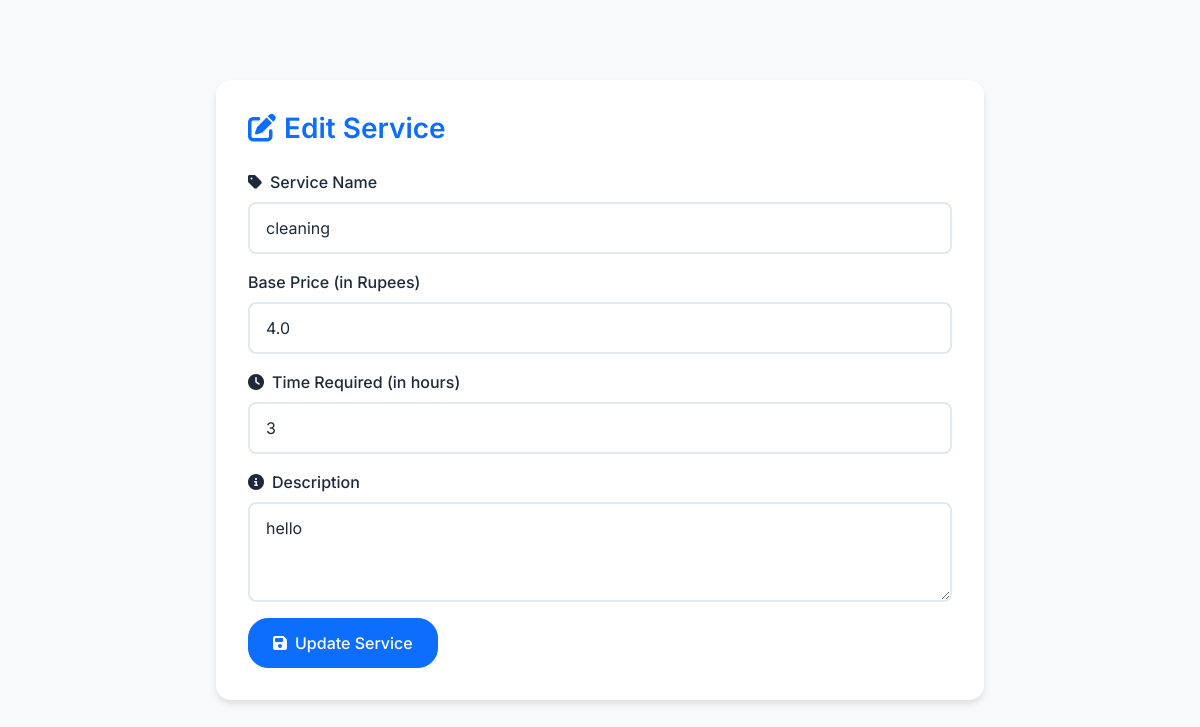
Before: /edit_service/2 (signed in) with the older database file.
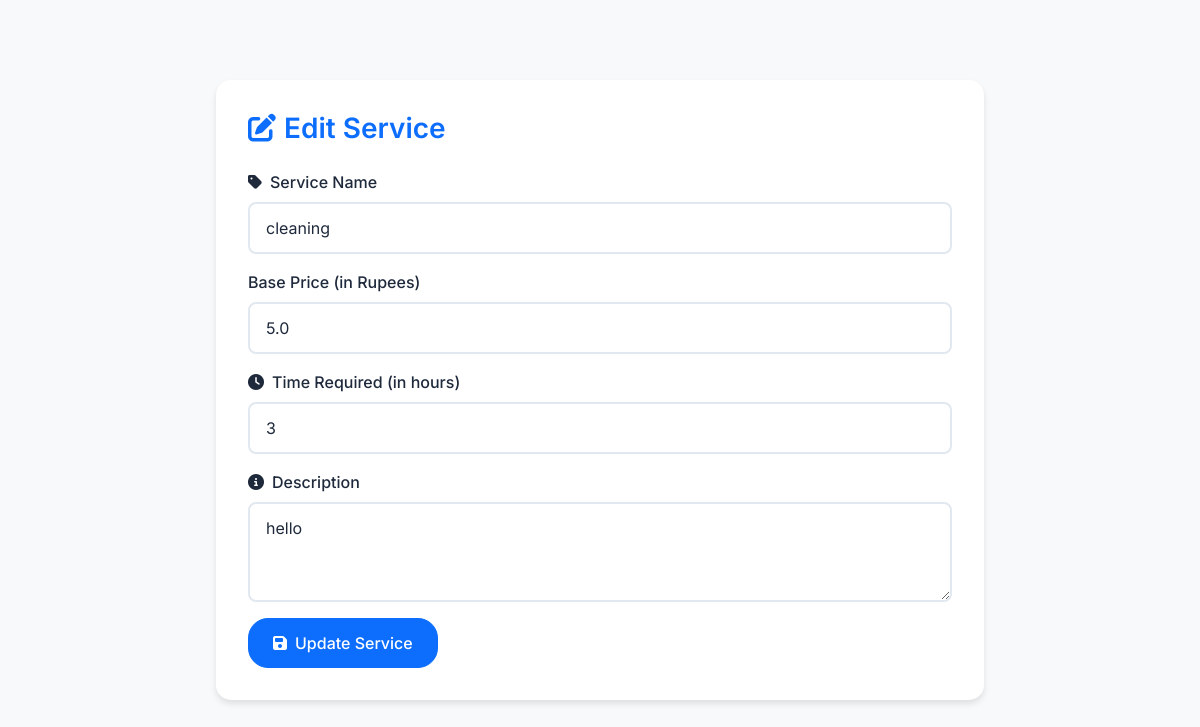
After: the same page with the newer database file.
### app.py (models this page shows)
class Service(db.Model):
    __tablename__ = 'services'
    service_id = db.Column(db.Integer, primary_key=True, autoincrement=True)
    service_name = db.Column(db.String(100), nullable=False)
    base_price = db.Column(db.Float, nullable=False)
    time_required = db.Column(db.Integer, nullable=False)  # In hours or days
    description = db.Column(db.Text, nullable=True)
    requests = db.relationship('ServiceRequest', back_populates='service')  # No cascade here

### app.py (the view, shortened to what this page needs)
@app.route('/edit_service/<int:service_id>', methods=['GET', 'POST'])
def edit_service(service_id):
    if 'role' in session and session['role'] == 'admin':
        service = Service.query.get_or_404(service_id)
        return render_template('edit_service.html', service=service)
    else:
        flash('Unauthorized access', 'danger')
        return redirect(url_for('home'))

### app.py (called while the page is built, shortened)
@app.before_request
def add_default_admin():
    global default_admin_initialized

### templates/edit_service.html (shortened to what this page needs)
<!DOCTYPE html>
<html lang="en" data-theme="light">
<head>
    <link href="https://cdn.jsdelivr.net/npm/bootstrap@5.3.0-alpha3/dist/css/bootstrap.min.css" rel="stylesheet">
    <link href="https://cdnjs.cloudflare.com/ajax/libs/font-awesome/6.4.0/css/all.min.css" rel="stylesheet">
    <link href="{{ url_for('static', filename='css/edit-service.css') }}" rel="stylesheet">
</head>
<body>
      <div class="container mt-5">
        <div class="form-container">
            <h3><i class="fas fa-edit me-2"></i>Edit Service</h3>
            <form method="POST" action="/edit_service/{{ service.service_id }}">
                <div class="mb-3">
                    <label for="service_name" class="form-label">
                        <i class="fas fa-tag me-2"></i>Service Name
                    </label>
                    <input type="text" id="service_name" name="service_name" class="form-control" value="{{ service.service_name }}" required>
                </div>
                <div class="mb-3">
                    <label for="base_price" class="form-label">
                        Base Price (in Rupees)
                    </label>
                    <input type="number" id="base_price" name="base_price" class="form-control" value="{{ service.base_price }}" required>
                </div>
                <div class="mb-3">
                    <label for="time_required" class="form-label">
                        <i class="fas fa-clock me-2"></i>Time Required (in hours)
                    </label>
                    <input type="number" id="time_required" name="time_required" class="form-control" value="{{ service.time_required }}" required>
                </div>
                <div class="mb-3">
                    <label for="description" class="form-label">
                        <i class="fas fa-info-circle me-2"></i>Description
                    </label>
                    <textarea id="description" name="description" class="form-control" rows="3" required>{{ service.description }}</textarea>
                </div>
                <button type="submit" class="btn btn-primary">
                    <i class="fas fa-save me-2"></i>Update Service
                </button>
            </form>
        </div>
    </div>
</body>
</html>

Changed rows visible on the page:
changed Service "cleaning": base_price "4.0" → "5.0"
